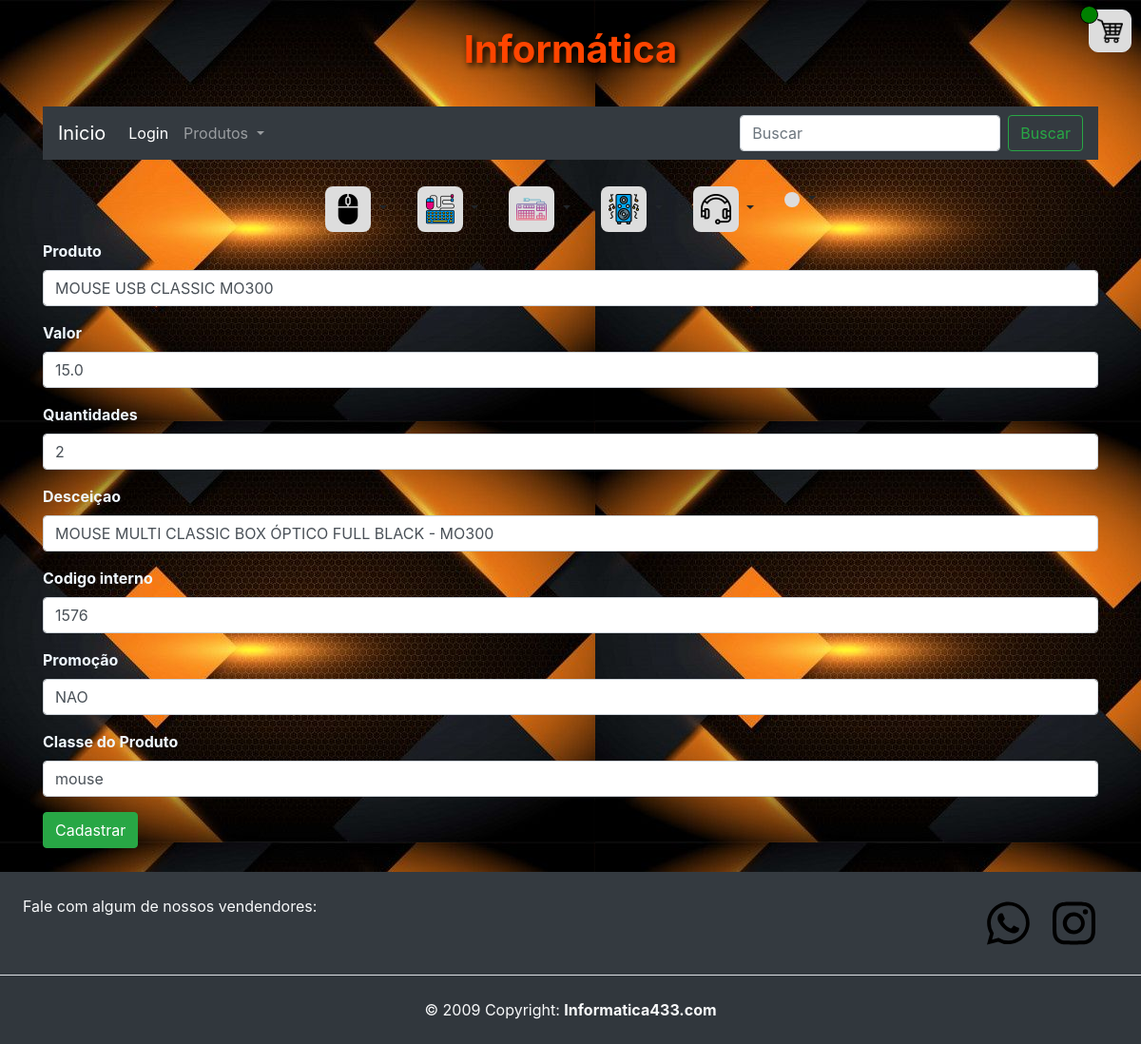
Page /editar_produto/182 on the earlier database version.
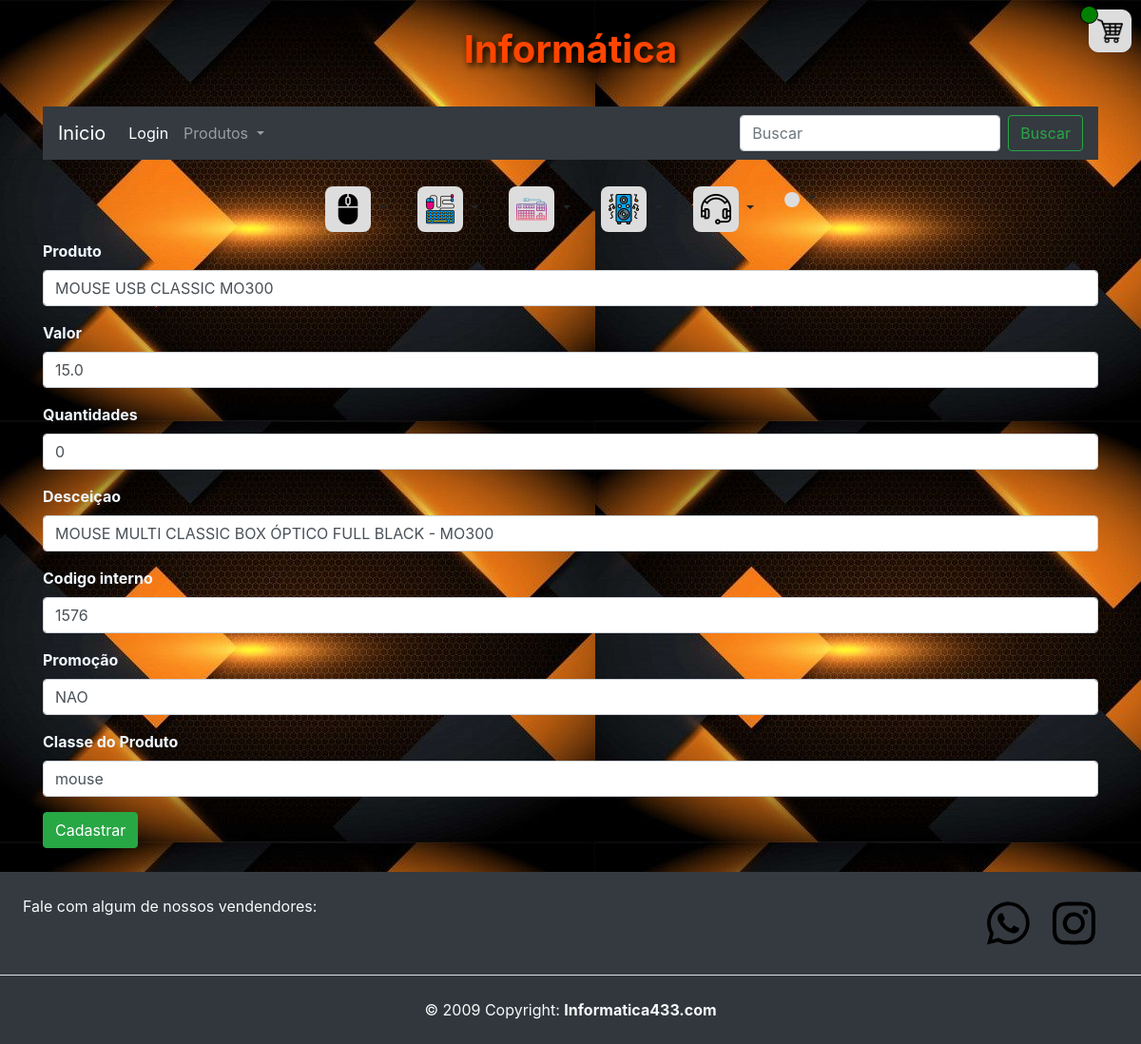
Same page on the later database version.
### aulaGit/models.py (models this page shows)
class Produtos(models.Model):
    id = models.AutoField(primary_key=True)
    produto =  models.TextField(max_length=255)
    valor = models.FloatField()
    descricao = models.TextField(max_length=350)
    link_img = models.TextField(max_length=255)
    quantidades = models.IntegerField()
    classe =  models.TextField(max_length=255)
    codigo_interno = models.IntegerField()
    promocao = models.TextField(max_length=3)

### aulaGit/views.py (the view)
# urls.py: path('editar_produto/<int:id>',views.editar_produto,name="editar_produto"),
def editar_produto(request,id):
    produto = Produtos.objects.get(id=id)
    return render(request,'pg_produtos/editar_produto.html',{"produto":produto,"id":id})

### aulaGit/templates/pg_produtos/editar_produto.html (shortened to what this page needs)
{% extends 'home.html' %}
{% block content %}
<div class="container">
    <form action="{% url 'editado_sucesso' %}" method="POST">
        <div class="mb-3">
            <label for="formText" class="form-label color-label label_text_imput">Produto</label>
            <input class="form-control" type="text" id="formFile" name="produto" required value="{{produto.produto}}">
        </div>
        <div class="mb-3">
            <label for="formText" class="form-label color-label label_text_imput">Valor</label>
            <input class="form-control" type="text" id="formFile" name="valor" required value="{{produto.valor}}">
        </div>
        <div class="mb-3">
            <label for="formText" class="form-label color-label label_text_imput">Quantidades</label>
            <input class="form-control" type="text" id="formFile" name="quantidade" required
                value="{{produto.quantidades}}">
        </div>
        <div class="mb-3">
            <label for="formText" class="form-label color-label label_text_imput">Desceiçao</label>
            <input class="form-control" type="text" id="formFile" name="descricao" required
                value="{{produto.descricao}}">
        </div>
        <div class="mb-3">
            <label for="formText" class="form-label color-label label_text_imput">Codigo interno</label>
            <input class="form-control" type="text" id="formFile" name="codigo_interno" required
                value="{{produto.codigo_interno}}">
        </div>
        <div class="mb-3">
            <label for="formText" class="form-label color-label label_text_imput">Promoção</label>
            <select class="form-control" id="formFile" name="promocao" required>
                <option selected value="{{produto.promocao}}">{{produto.promocao}}</option>
            </select>
        </div>
        <div class="mb-3">
            <label for="formText" class="form-label color-label label_text_imput">Classe do Produto</label>
            <select class="form-control" name="classe">
                <option value="{{produto.classe}}" selected>{{produto.classe}}</option>
            </select>
        </div>
        <button type="submit" class="btn btn-success">Cadastrar</button>
    </form>
</div>
{% endblock %}

Differences in the rows shown:
changed Produtos "MOUSE USB CLASSIC MO300": quantidade "2" → "0"
